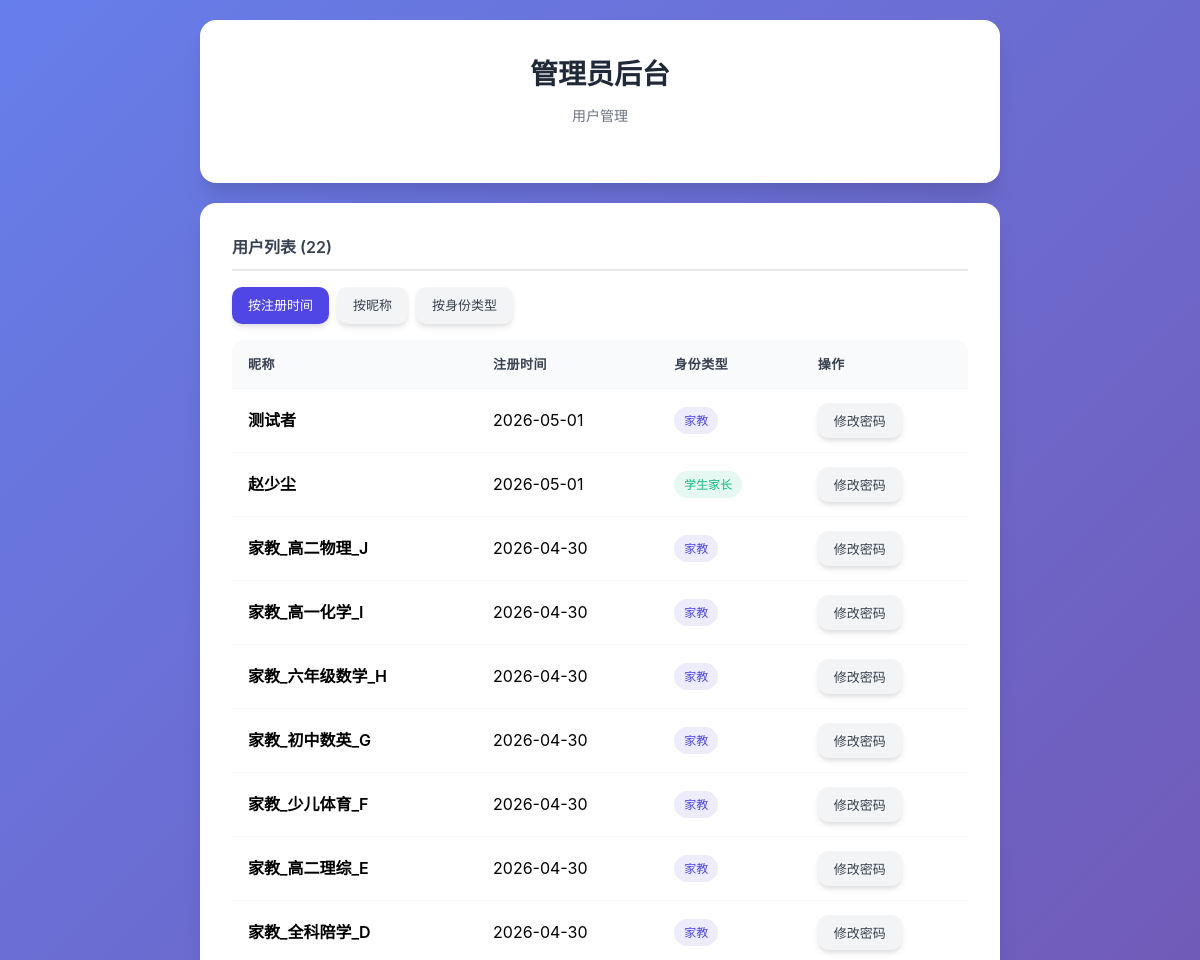
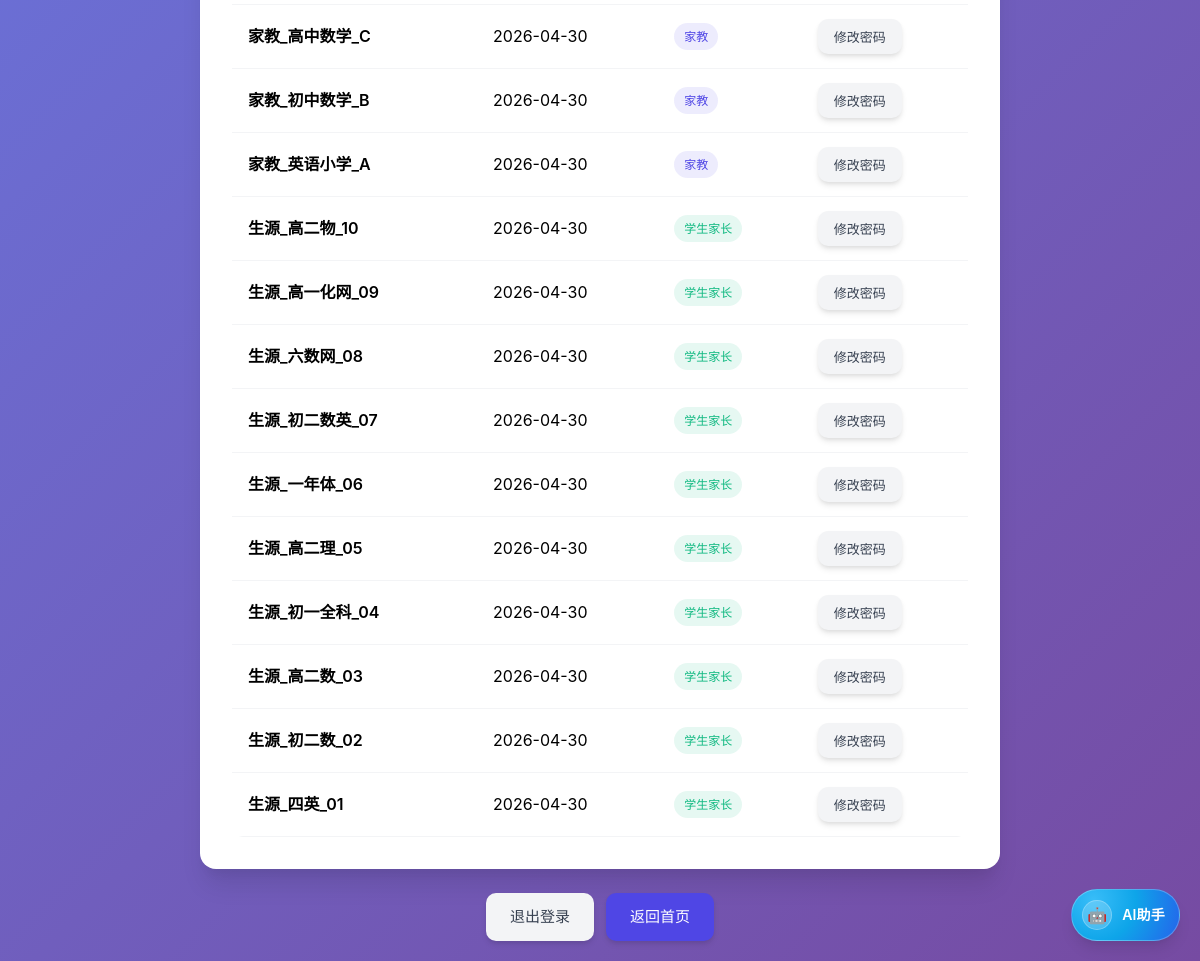
Screenshot of /admin/dashboard (signed in) with the database file from the repository (2 pictures, top to bottom).
### models.py (models this page shows, shortened)
class User(UserMixin, db.Model):
    __tablename__ = 'users'
    id = db.Column(db.Integer, primary_key=True)
    nickname = db.Column(db.String(50), unique=True, nullable=False)
    password_hash = db.Column(db.String(255), nullable=False)
    phone = db.Column(db.String(20), nullable=False)
    email = db.Column(db.String(100), nullable=False)
    role = db.Column(db.String(20), nullable=False)
    created_at = db.Column(db.DateTime, default=datetime.now)
    updated_at = db.Column(db.DateTime, default=datetime.now, onupdate=datetime.now)
    is_active = db.Column(db.Boolean, default=True)
    tutor_info = db.relationship('TutorInfo', backref='user', uselist=False, cascade='all, delete-orphan')
    student_info = db.relationship('StudentInfo', backref='user', uselist=False, cascade='all, delete-orphan')

### app.py (the view)
@app.route('/admin/dashboard')
def admin_dashboard():
    if 'admin_id' not in session:
        return redirect(url_for('admin_login'))
    sort = request.args.get('sort', 'created_at')
    if sort == 'nickname':
        users = User.query.order_by(User.nickname).all()
    elif sort == 'role':
        users = User.query.order_by(User.role).all()
    else:
        users = User.query.order_by(User.created_at.desc()).all()
    return render_template('admin/dashboard.html', users=users, sort=sort)

### app.py (called while the page is built, shortened)
def _resolve_request_role():
    endpoint = request.endpoint or ''
    neutral_tutor_views = {'tutor_reviews', 'tutor_detail'}
    if endpoint in TUTOR_ENDPOINTS:
        return 'tutor'
    if endpoint in STUDENT_ENDPOINTS:
        return 'student'
    if endpoint in {'my_center', 'my_favorites', 'withdraw_listing', 'toggle_favorite', 'my_reviews', 'received_reviews'}:
        active_role = session.get(ACTIVE_ROLE_KEY)
        if active_role in {'tutor', 'student'}:
            return active_role
    active_role = session.get(ACTIVE_ROLE_KEY)
    if active_role in {'tutor', 'student'}:
        return active_role
    if request.path.startswith('/tutor/'):
        return 'tutor'
    if request.path.startswith('/student/'):
        return 'student'
    return None

def _get_current_request_user():
    role = _resolve_request_role()
    if role not in {'tutor', 'student'}:
        return _AnonymousRequestUser()

@app.context_processor
def inject_current_user():
    return {'current_user': _get_current_request_user()}

@app.before_request
def remember_active_role():
    role = _resolve_request_role()
    if role in {'tutor', 'student'}:
        session[ACTIVE_ROLE_KEY] = role

### templates/admin/dashboard.html (shortened to what this page needs)
{% extends "base.html" %}
{% block content %}
<div class="card">
    <h1>管理员后台</h1>
    <p class="subtitle">用户管理</p>
</div>
<div class="card">
    <div class="section-title">用户列表 ({{ users|length }})</div>
    <div style="margin-bottom: 16px; display: flex; gap: 8px; flex-wrap: wrap;">
        <a href="{{ url_for('admin_dashboard', sort='created_at') }}" class="btn btn-sm {% if sort == 'created_at' %}{% else %}btn-secondary{% endif %}">按注册时间</a>
        <a href="{{ url_for('admin_dashboard', sort='nickname') }}" class="btn btn-sm {% if sort == 'nickname' %}{% else %}btn-secondary{% endif %}">按昵称</a>
        <a href="{{ url_for('admin_dashboard', sort='role') }}" class="btn btn-sm {% if sort == 'role' %}{% else %}btn-secondary{% endif %}">按身份类型</a>
    </div>
    <div style="overflow-x: auto;">
        <table>
            <thead>
                <tr>
                    <th>昵称</th>
                    <th>注册时间</th>
                    <th>身份类型</th>
                    <th>操作</th>
                </tr>
            </thead>
            <tbody>
                {% for user in users %}
                <tr>
                    <td style="font-weight: 600;">{{ user.nickname }}</td>
                    <td>{{ user.created_at.strftime('%Y-%m-%d') if user.created_at else '' }}</td>
                    <td>
                        {% if user.role == 'tutor' %}
                        <span class="badge badge-primary">家教</span>
                        {% else %}
                        <span class="badge badge-success">学生家长</span>
                        {% endif %}
                    </td>
                    <td>
                        <button onclick="showPasswordForm({{ user.id }})" class="btn btn-sm btn-secondary">修改密码</button>
                    </td>
                </tr>
                {% endfor %}
            </tbody>
        </table>
    </div>
</div>
<div class="btn-group">
    <a href="{{ url_for('admin_logout') }}" class="btn btn-secondary">退出登录</a>
    <a href="{{ url_for('index') }}" class="btn">返回首页</a>
</div>
{% endblock %}

### templates/base.html (style rules this page uses)
* { margin: 0; padding: 0; box-sizing: border-box; }
:root { --primary: #4F46E5; --primary-hover: #4338CA; --secondary: #10B981; --danger: #EF4444; --warning: #F59E0B; --gray-50: #F9FAFB; --gray-100: #F3F4F6; --gray-200: #E5E7EB; --gray-300: #D1D5DB; --gray-400: #9CA3AF; --gray-500: #6B7280; --gray-600: #4B5563; --gray-700: #374151; --gray-800: #1F2937; --gray-900: #111827; --shadow-sm: 0 1px 2px 0 rgba(0, 0, 0, 0.05); --shadow: 0 1px 3px 0 rgba(0, 0, 0, 0.1), 0 1px 2px 0 rgba(0, 0, 0, 0.06); --shadow-md: 0 4px 6px -1px rgba(0, 0, 0, 0.1), 0 2px 4px -1px rgba(0, 0, 0, 0.06); --shadow-lg: 0 10px 15px -3px rgba(0, 0, 0, 0.1), 0 4px 6px -2px rgba(0, 0, 0, 0.05); --shadow-xl: 0 20px 25px -5px rgba(0, 0, 0, 0.1), 0 10px 10px -5px rgba(0, 0, 0, 0.04); }
body { font-family: 'Noto Sans SC', -apple-system, BlinkMacSystemFont, 'Segoe UI', Roboto, sans-serif; background: linear-gradient(135deg, #667eea 0%, #764ba2 100%); min-height: 100vh; padding: 20px; line-height: 1.6; }
.card { background: white; border-radius: 16px; padding: 32px; margin-bottom: 20px; box-shadow: var(--shadow-xl); animation: slideUp 0.4s ease-out; }
h1 { color: var(--gray-800); margin-bottom: 8px; text-align: center; font-size: 28px; font-weight: 700; }
.subtitle { text-align: center; color: var(--gray-500); margin-bottom: 24px; font-size: 14px; }
.btn { display: inline-flex; align-items: center; justify-content: center; padding: 12px 24px; background: var(--primary); color: white; border: none; border-radius: 10px; cursor: pointer; text-decoration: none; font-size: 15px; font-weight: 500; transition: all 0.3s ease; box-shadow: var(--shadow-md); }
.btn-secondary { background: var(--gray-100); color: var(--gray-700); }
.btn-group { display: flex; gap: 12px; justify-content: center; margin-top: 24px; flex-wrap: wrap; }
.btn-sm { padding: 8px 16px; font-size: 13px; }
table { width: 100%; border-collapse: collapse; background: white; border-radius: 12px; overflow: hidden; }
th, td { padding: 14px 16px; text-align: left; border-bottom: 1px solid var(--gray-100); }
th { background: var(--gray-50); font-weight: 600; color: var(--gray-700); font-size: 13px; text-transform: uppercase; letter-spacing: 0.5px; }
.badge { display: inline-flex; align-items: center; padding: 4px 10px; border-radius: 20px; font-size: 12px; font-weight: 500; }
.badge-primary { background: rgba(79, 70, 229, 0.1); color: var(--primary); }
.badge-success { background: rgba(16, 185, 129, 0.1); color: var(--secondary); }
.section-title { font-size: 16px; font-weight: 600; color: var(--gray-700); margin-bottom: 16px; padding-bottom: 8px; border-bottom: 2px solid var(--gray-200); }

### rows the page displays
User: nickname "测试者", created_at "2026-05-01", role "家教"
User: nickname "赵少尘", created_at "2026-05-01", role "学生家长"
User: nickname "家教_高二物理_J", created_at "2026-04-30", role "家教"
User: nickname "家教_高一化学_I", created_at "2026-04-30", role "家教"
User: nickname "家教_六年级数学_H", created_at "2026-04-30", role "家教"
User: nickname "家教_初中数英_G", created_at "2026-04-30", role "家教"
User: nickname "家教_少儿体育_F", created_at "2026-04-30", role "家教"
User: nickname "家教_高二理综_E", created_at "2026-04-30", role "家教"
User: nickname "家教_全科陪学_D", created_at "2026-04-30", role "家教"
User: nickname "家教_高中数学_C", created_at "2026-04-30", role "家教"
User: nickname "家教_初中数学_B", created_at "2026-04-30", role "家教"
User: nickname "家教_英语小学_A", created_at "2026-04-30", role "家教"
User: nickname "生源_高二物_10", created_at "2026-04-30", role "学生家长"
User: nickname "生源_高一化网_09", created_at "2026-04-30", role "学生家长"
User: nickname "生源_六数网_08", created_at "2026-04-30", role "学生家长"
User: nickname "生源_初二数英_07", created_at "2026-04-30", role "学生家长"
User: nickname "生源_一年体_06", created_at "2026-04-30", role "学生家长"
User: nickname "生源_高二理_05", created_at "2026-04-30", role "学生家长"
User: nickname "生源_初一全科_04", created_at "2026-04-30", role "学生家长"
User: nickname "生源_高二数_03", created_at "2026-04-30", role "学生家长"
User: nickname "生源_初二数_02", created_at "2026-04-30", role "学生家长"
User: nickname "生源_四英_01", created_at "2026-04-30", role "学生家长"

### other values shown
{{ users|length }} "22"
